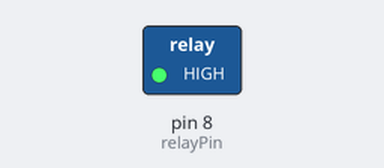
A sketch run on a simulated Arduino Uno, built with avr-gcc and run on an emulated ATmega328P. Shown: switched loads named in the sketch (green lamp = pin HIGH). Dashed ring = blinking.

Above: at 0.5 s.
Timing chart, 0 to 4.6 s (numbered marks = the images above):
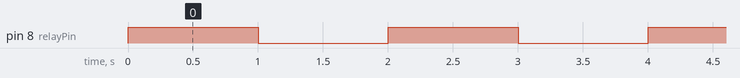

The sketch:

relay.ino
```cpp
//www.RobotLinking.com
//2015.5.7
/******************************************************/
const int relayPin = 8; //the base of the transistor attach to
/******************************************************/
void setup()
{
  pinMode(relayPin, OUTPUT); //initialize the relayPin as an output
}
/******************************************************/
void loop()
{
  digitalWrite(relayPin, HIGH); //drive relay closure conduction
  delay(1000); //wait for a second
  digitalWrite(relayPin, LOW); //drive the relay is closed off
  delay(1000); //wait for a second
}
/******************************************************/
```

Measured:
- by itself, pin 8 (relayPin): alternates HIGH for 1.0 s and LOW for 1.0 s
